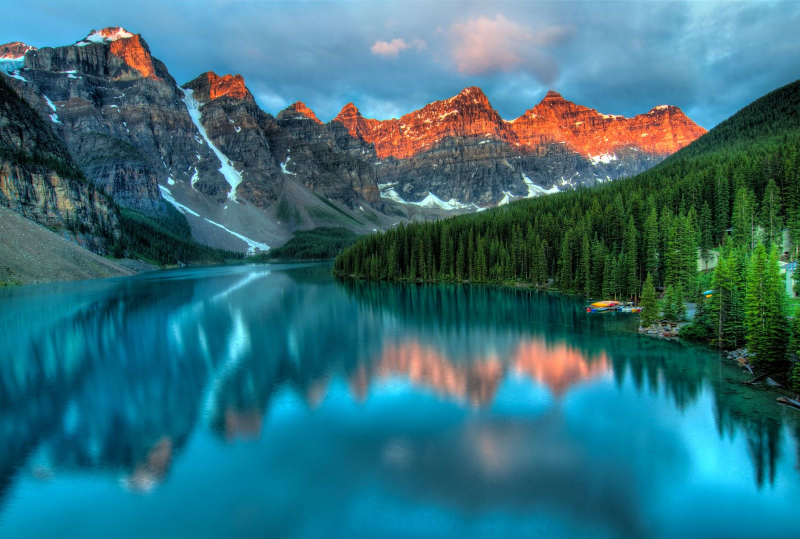
#> input picture examples/alpine-lake.jpg, 1600 x 1078 px (shown at 1/2 size)
$ python check_frame.py ../examples/alpine-lake.jpg 1.0
#> lines starting #> are read from the running program, lines starting #| are printed output that depends on the picture; after the words box and inside, x2 and y2 are one past the last pixel; in counts of white or black regions, pixels touching at a corner belong together
"""Independent screenshot check: the colored photo must fit, without initial/resize cropping."""
import json
import sys

import numpy as np
from PIL import Image

image = np.asarray(Image.open(sys.argv[1]).convert("RGB"), dtype=np.int16)
aspect = float(sys.argv[2])
# The renderer background is neutral; the sample photo has colored pixels along all four sides.
colored = image.max(axis=2) - image.min(axis=2) > 20
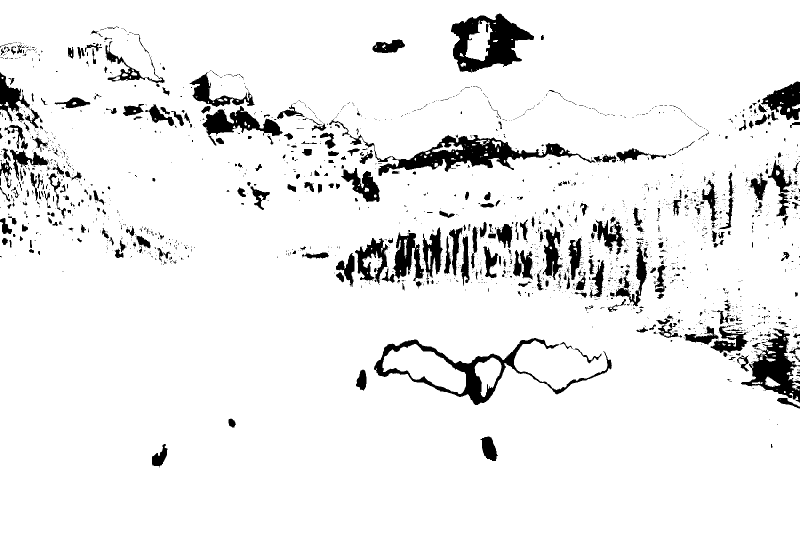
#> colored: shape (1078, 1600) bool (shown at 1/2 size); 92.6% white; 2095 black regions (1730 under 20 px), largest, box (x1, y1, x2, y2) and area: (658, 238, 1190, 352) 11427, (902, 27, 1068, 145) 9656, (748, 676, 1224, 810) 9374
y, x = np.where(colored)
assert len(x) > 100, "Photo not visible in canvas screenshot"
actual_width, actual_height = int(x.max() - x.min() + 1), int(y.max() - y.min() + 1)
#> actual_width = 1600; actual_height = 1078
height, width = image.shape[:2]
#> height = 1078; width = 1600
expected_width = min(width / 1.08, height / 1.08 * aspect)
#> expected_width = 998.1
expected_height = expected_width / aspect
#> expected_height = 998.1
#> (the run stopped early here; a loop or call above may not have finished)

$ run again, on examples/kiara-panorama.jpg
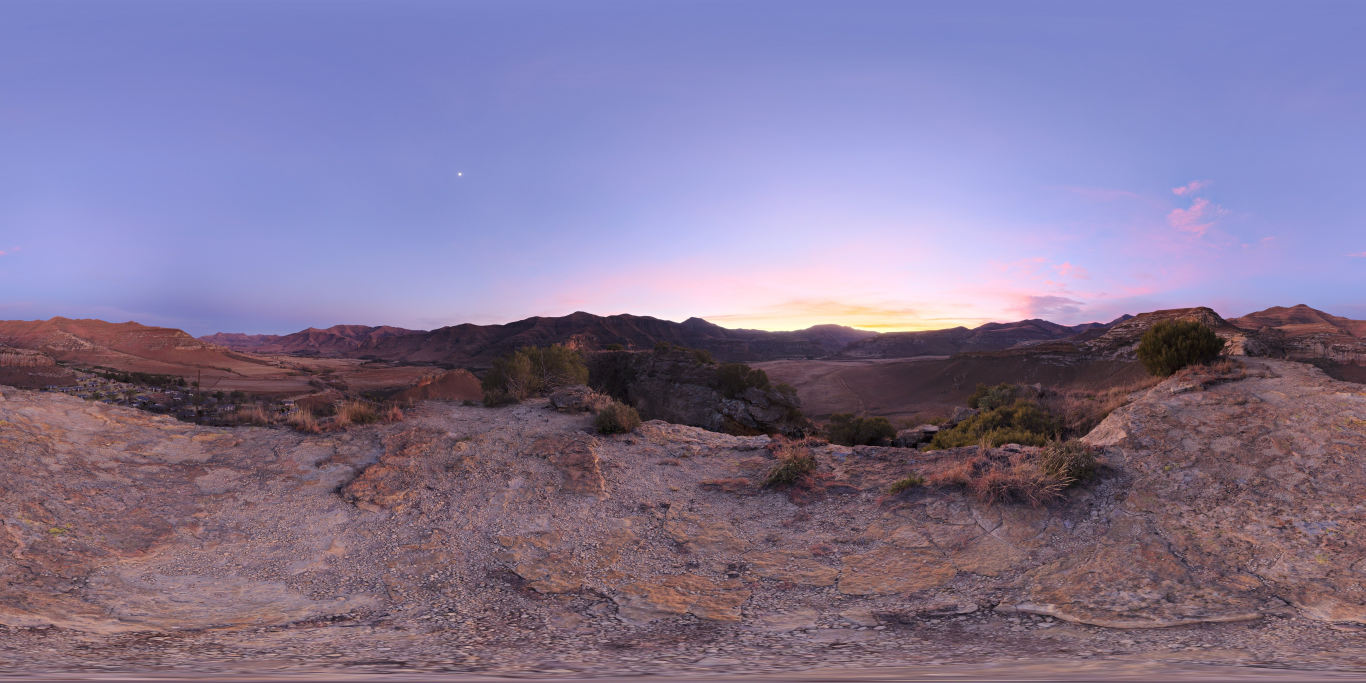
#> input picture examples/kiara-panorama.jpg, 4096 x 2048 px (shown at 1/3 size)
#> `colored = image.max(axis=2) - image.min(axis=2) > 20`:
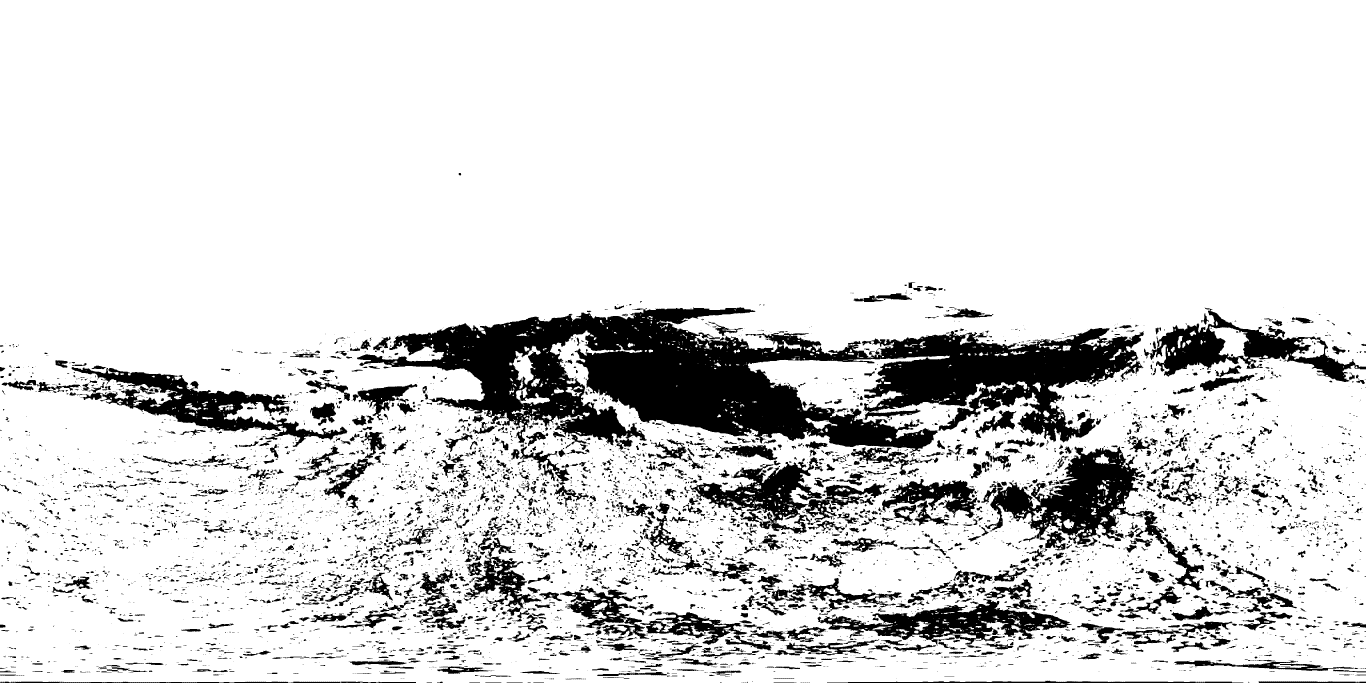
#> colored: shape (2048, 4096) bool (shown at 1/3 size); 85.9% white; 7665 black regions (5244 under 20 px), largest, box (x1, y1, x2, y2) and area: (1071, 922, 3431, 1358) 468107, (2955, 1340, 3612, 1772) 68754, (215, 1101, 1042, 1341) 50256
#> actual_width = 4096; actual_height = 2048
